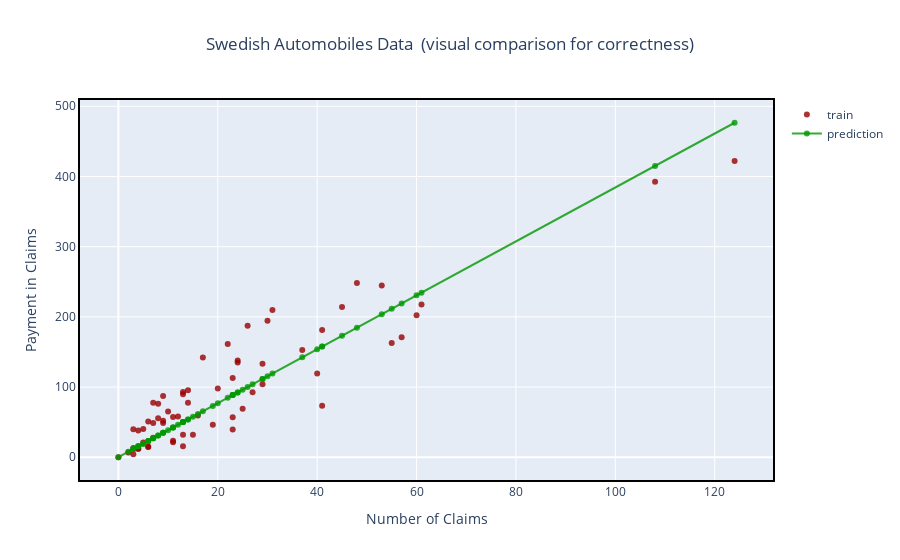

The notebook cell this image was saved under:
### Code cell
import plotly.graph_objects as go
fig = go.Figure()

(b1, b0) = log[-1]
y_hat = b0 + b1 * data['X']
fig.add_trace(go.Scatter(x=data['X'], y=data['Y'], name='train', mode='markers', marker_color='rgba(152, 0, 0, .8)'))
fig.add_trace(go.Scatter(x=data['X'], y=y_hat, name='prediction', mode='lines+markers', marker_color='rgba(0, 152, 0, .8)'))
fig.update_layout(title = f'Swedish Automobiles Data\n (visual comparison for correctness)',title_x=0.5, xaxis_title= "Number of Claims", yaxis_title="Payment in Claims")
fig.update_xaxes(showline=True, linewidth=2, linecolor='black', mirror=True)
fig.update_yaxes(showline=True, linewidth=2, linecolor='black', mirror=True)
fig.show()

### Figure 1 — Plotly figure (JSON) as saved in the notebook; plotly's stock layout.template omitted (floating-point values rounded to 4 significant figures)
{"data": [{"marker": {"color": "rgba(152, 0, 0, .8)"}, "mode": "markers", "name": "train", "type": "scatter", "x": [0, 2, 3, 3, 3, 4, 4, 4, 5, 5, 6, 6, 6, 7, 7, 7, 8, 8, 9, 9, 9, 10, 11, 11, 11, 12, 13, 13, 13, 13, 14, 14, 15, 16, 17, 19, 20, 22, 23, 23, 23, 24, 24, 25, 26, 27, 29, 29, 30, 31, 37, 40, 41, 41, 45, 48, 53, 55, 57, 60, 61, 108, 124], "y": [0, 6.6, 39.9, 13.2, 4.4, 38.1, 12.6, 11.8, 40.3, 20.9, 50.9, 14.6, 14.8, 27.9, 48.8, 77.5, 76.1, 55.6, 48.7, 87.4, 52.1, 65.3, 57.2, 21.3, 23.5, 58.1, 31.9, 15.7, 93, 89.9, 77.5, 95.5, 32.1, 59.6, 142.1, 46.2, 98.1, 161.5, 113, 39.6, 56.9, 137.9, 134.9, 69.2, 187.5, 92.6, 103.9, 133.3, 194.5, 209.8, 152.8, 119.4, 73.4, 181.3, 214, 248.1, 244.6, 162.8, 170.9, 202.4, 217.6, 392.5, 422.2]}, {"marker": {"color": "rgba(0, 152, 0, .8)"}, "mode": "lines+markers", "name": "prediction", "type": "scatter", "x": [0, 2, 3, 3, 3, 4, 4, 4, 5, 5, 6, 6, 6, 7, 7, 7, 8, 8, 9, 9, 9, 10, 11, 11, 11, 12, 13, 13, 13, 13, 14, 14, 15, 16, 17, 19, 20, 22, 23, 23, 23, 24, 24, 25, 26, 27, 29, 29, 30, 31, 37, 40, 41, 41, 45, 48, 53, 55, 57, 60, 61, 108, 124], "y": [0.1633, 7.847, 11.69, 11.69, 11.69, 15.53, 15.53, 15.53, 19.37, 19.37, 23.21, 23.21, 23.21, 27.06, 27.06, 27.06, 30.9, 30.9, 34.74, 34.74, 34.74, 38.58, 42.42, 42.42, 42.42, 46.26, 50.11, 50.11, 50.11, 50.11, 53.95, 53.95, 57.79, 61.63, 65.47, 73.16, 77.0, 84.68, 88.52, 88.52, 88.52, 92.37, 92.37, 96.21, 100.0, 103.9, 111.6, 111.6, 115.4, 119.3, 142.3, 153.8, 157.7, 157.7, 173.0, 184.6, 203.8, 211.5, 219.1, 230.7, 234.5, 415.1, 476.5]}], "layout": {"title": {"text": "Swedish Automobiles Data\n (visual comparison for correctness)", "x": 0.5}, "xaxis": {"linecolor": "black", "linewidth": 2, "mirror": true, "showline": true, "title": {"text": "Number of Claims"}}, "yaxis": {"linecolor": "black", "linewidth": 2, "mirror": true, "showline": true, "title": {"text": "Payment in Claims"}}}}
